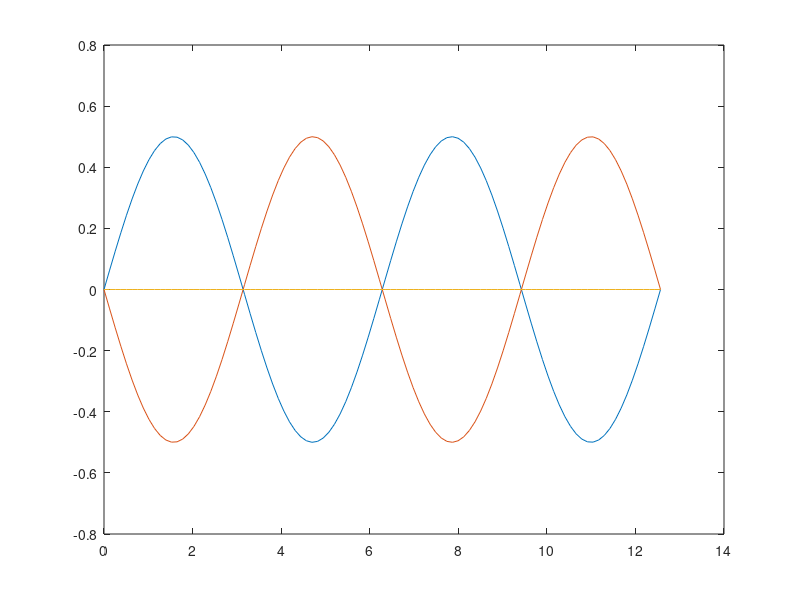

Source code (MATLAB):
% plot sederhana untuk active noise cancellation
clear all;

x = linspace(0,4*pi,100);

% Define y as the sine function evaluated at the values in x.

y1 = 0.5*sin(x);
y2 = 0.5*sin(x-pi);
y3 = y1 + y2;


figure(1);
plot(x,y1,x,y2,x,y3)